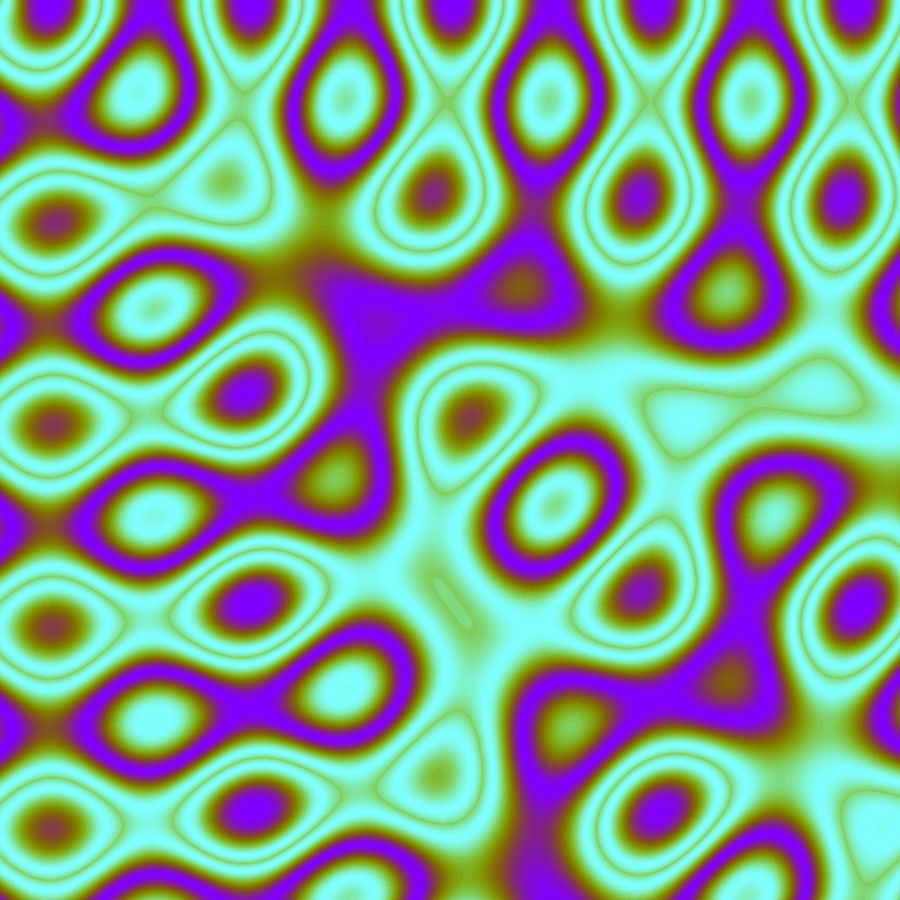
Frame 1 (no input)
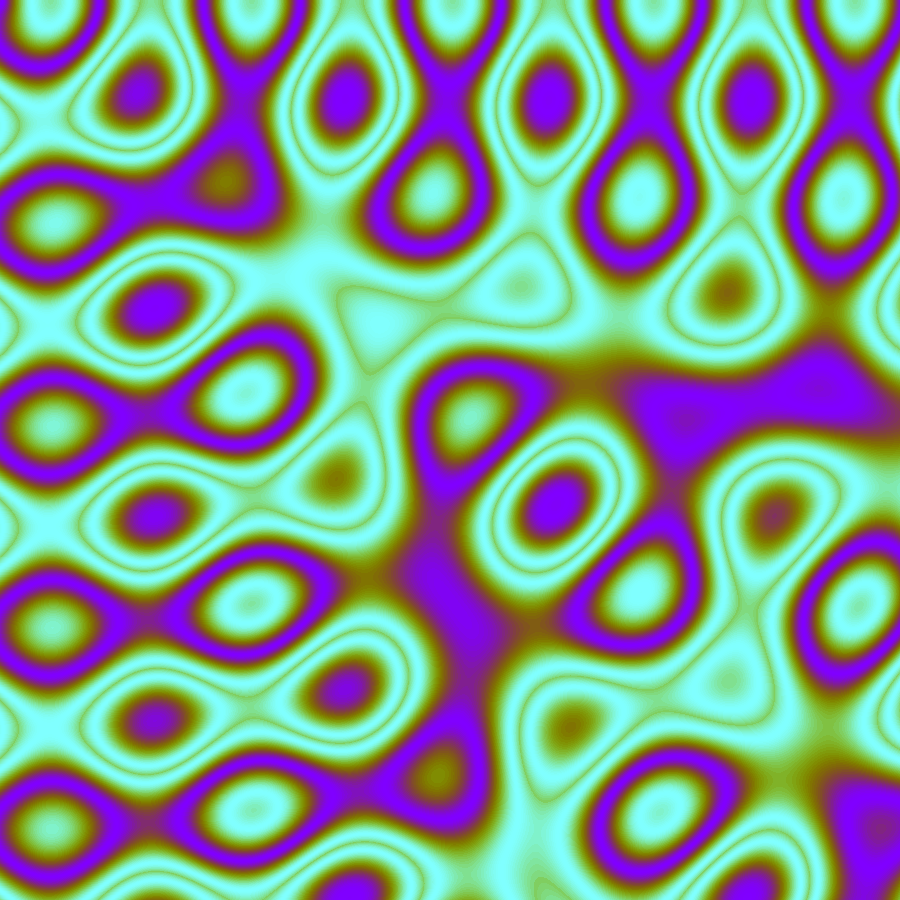
Frame 60 (the mouse pressed at the canvas centre just before this capture)
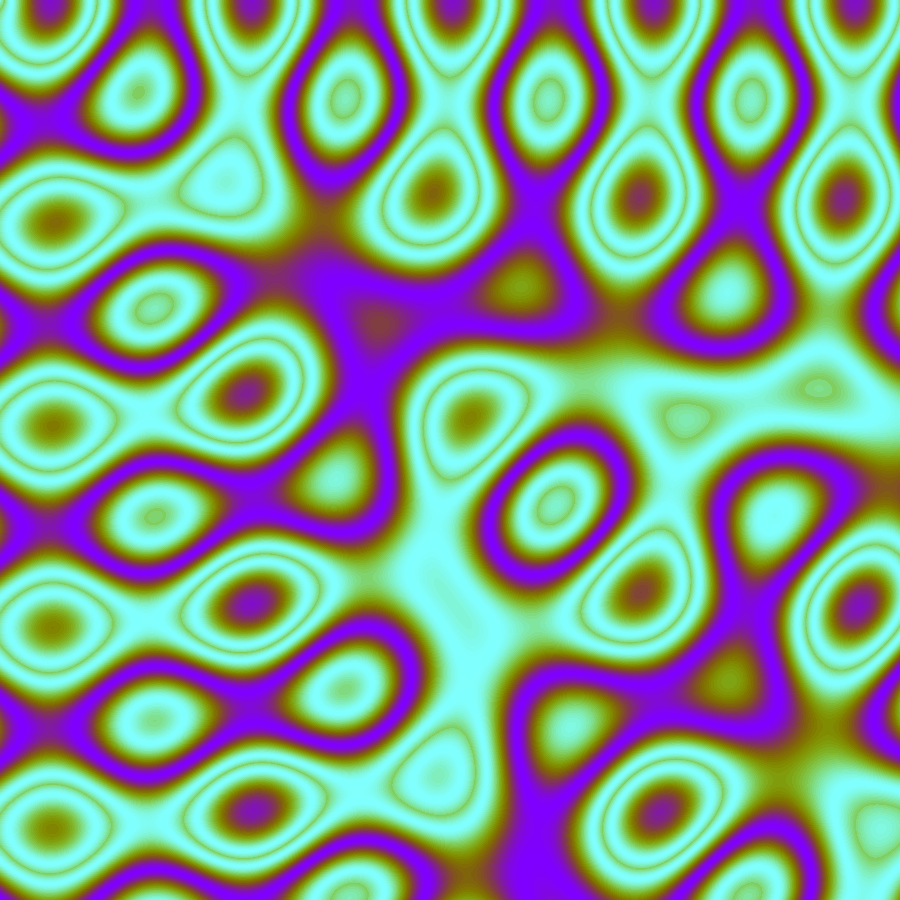
Frame 120 (the mouse held since frame 60 and released just before this capture)

The Processing sketch that drew these frames (run headless with seeded random() and noise(); from frame 60 on, the mouse is pressed at the canvas centre):

// Processing sketch: Plasma
// ── Plasma.pde
/**
 * Table lookup Plasma Demo Effect
 * by luis2048. 
 * 
 * Cycles of changing colours warped to give an illusion 
 * of liquid, organic movement.Colors are the sum of sine 
 * functions stored in array lookup tables to make this the fastest 
 * plasma in all the land. Palette lookup from Zsolt Minier
 *
 */

int pal []=new int [128];
int[] cls;

void setup(){
  size(900, 900);
  float s1,s2;
  for (int i=0;i<128;i++) {
    s1=sin(i*PI/25);
    s2=sin(i*PI/50+PI/4);
    pal[i]=color(128+s1*0,128+s2*128,s1*128+128);
  }

  cls = new int[width*height];
  for (int x = 0; x < width; x++)
  {
    for (int y = 0; y < height; y++)
    {
      cls[x+y*width] = (int)((127.5 + +(127.5 * sin(x / 32.0)))+ (127.5 + +(127.5 * cos(y / 32.0))) + (127.5 + +(127.5 * sin(sqrt((x * x + y * y)) / 32.0)))  ) / 4;
    }
  }
}

void draw()
{
  loadPixels();
  for (int pixelCount = 0; pixelCount < cls.length; pixelCount++)
  {                    
    pixels[pixelCount] =  pal[(cls[pixelCount] + frameCount)&127];
  }
  updatePixels();  
}
